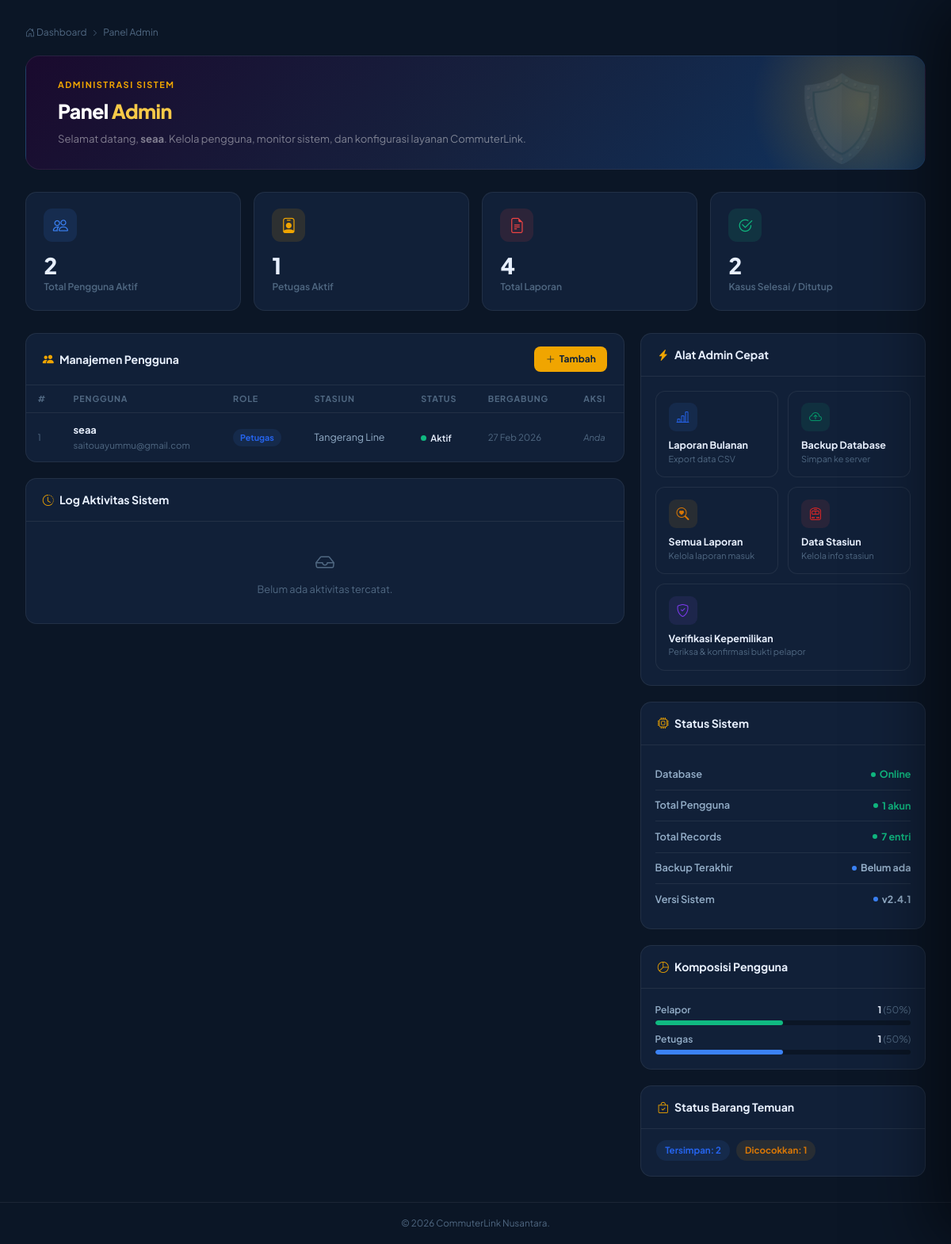
/admin.php (signed in), run on the app's committed database.
### tables this page shows
CREATE TABLE `users` (
  `id` bigint NOT NULL,
  `nama` varchar(100) NOT NULL,
  `email` varchar(100) NOT NULL,
  `no_telepon` varchar(20) DEFAULT NULL,
  `telp` varchar(20) DEFAULT NULL,
  `password` varchar(255) NOT NULL,
  `role` enum('pelapor','petugas') NOT NULL,
  `created_at` datetime DEFAULT CURRENT_TIMESTAMP,
  `created_by` bigint DEFAULT NULL,
  `updated_at` datetime DEFAULT CURRENT_TIMESTAMP ON UPDATE CURRENT_TIMESTAMP,
  `updated_by` bigint DEFAULT NULL,
  `deleted_at` datetime DEFAULT NULL,
  `deleted_by` bigint DEFAULT NULL,
  `bio` text,
  `stasiun` varchar(100) DEFAULT NULL,
  `avatar` varchar(255) DEFAULT NULL
);

### auth.php (called while the page is built, shortened)
<?php
$db_host = 'localhost';
$db_name = 'commuter_link_nusantara';
$db_user = 'root';
$db_pass = '021936';
function getDB() {
    global $db_host, $db_name, $db_user, $db_pass;
    static $pdo = null;
    if ($pdo !== null) {
        return $pdo;
    }
    try {
        $dsn = "mysql:host=$db_host;dbname=$db_name;charset=utf8mb4";
        $options = [
            PDO::ATTR_ERRMODE            => PDO::ERRMODE_EXCEPTION,
            PDO::ATTR_DEFAULT_FETCH_MODE => PDO::FETCH_ASSOC,
            PDO::ATTR_EMULATE_PREPARES   => false,
        ];
        $pdo = new PDO($dsn, $db_user, $db_pass, $options);
        return $pdo;
    } catch (\PDOException $e) {
        error_log("Database connection failed: " . $e->getMessage());
        die("Koneksi database gagal. Silakan hubungi administrator.");
    }
}
function userColumnExists(string $column) {
    static $cache = [];
    if (array_key_exists($column, $cache)) {
        return $cache[$column];
    }
    $pdo = getDB();
    try {
        $stmt = $pdo->prepare("SHOW COLUMNS FROM users LIKE ?");
        $stmt->execute([$column]);
        $cache[$column] = (bool) $stmt->fetch();
    } catch (Exception $e) {
        $cache[$column] = false;
    }
    return $cache[$column];
}
function getCurrentUser() {
    $pdo = getDB();
    $cols = ['id','nama','email','role'];
    if (userColumnExists('no_telepon')) {
        $cols[] = 'no_telepon';
    }
    $sql = 'SELECT ' . implode(',', $cols) . ' FROM users WHERE id = ?';
    $stmt = $pdo->prepare($sql);
    $stmt->execute([$_SESSION['user_id']]);
    $user = $stmt->fetch();
    return $user;
}
function requireLogin() {
    $user = getCurrentUser();
}

### admin.php (the view, shortened to what this page needs)
<?php
require_once __DIR__ . '/auth.php';
requireLogin();
$user = getCurrentUser();
$firstName = explode(' ', $user['nama'] ?? 'User')[0];
$pdo = getDB();
$stats = [];
$stats['users'] = $pdo->query("SELECT COUNT(*) FROM users WHERE deleted_at IS NULL")->fetchColumn();
$stats['petugas'] = $pdo->query("SELECT COUNT(*) FROM users WHERE role='petugas' AND deleted_at IS NULL")->fetchColumn();
$stats['laporan'] = $pdo->query("SELECT COUNT(*) FROM laporan_kehilangan WHERE deleted_at IS NULL")->fetchColumn();
$stats['resolved'] = $pdo->query("SELECT COUNT(*) FROM laporan_kehilangan WHERE status IN ('selesai','ditutup') AND deleted_at IS NULL")->fetchColumn();
$allUsers = $pdo->query("
    SELECT id, nama, email, role, stasiun, deleted_at, created_at,
           CASE WHEN deleted_at IS NULL THEN 'aktif' ELSE 'nonaktif' END AS status
    FROM users
    WHERE role = 'petugas'
    ORDER BY created_at ASC
")->fetchAll(PDO::FETCH_ASSOC);
$totalUsers    = max(1, (int)$stats['users']);
$petugasCount  = (int)$stats['petugas'];
$pelaporCount  = (int)$pdo->query("SELECT COUNT(*) FROM users WHERE role='pelapor' AND deleted_at IS NULL")->fetchColumn();
$roleData = [
    ['label'=>'Pelapor', 'count'=>$pelaporCount, 'color'=>'#10B981', 'pct'=> round($pelaporCount/$totalUsers*100)],
    ['label'=>'Petugas', 'count'=>$petugasCount, 'color'=>'#3B82F6', 'pct'=> round($petugasCount/$totalUsers*100)],
];
$systemLogs = $pdo->query("
    SELECT l.aktivitas, l.ip_address, l.created_at, u.nama
    FROM log_aktivitas l
    LEFT JOIN users u ON u.id = l.user_id
    ORDER BY l.created_at DESC
    LIMIT 8
")->fetchAll(PDO::FETCH_ASSOC);
$barangStats = $pdo->query("
    SELECT status, COUNT(*) as total
    FROM barang_temuan
    WHERE deleted_at IS NULL
    GROUP BY status
")->fetchAll(PDO::FETCH_KEY_PAIR);
$lastBackupLog = $pdo->query("
    SELECT created_at FROM log_aktivitas
    WHERE aktivitas LIKE '%backup%'
    ORDER BY created_at DESC LIMIT 1
")->fetchColumn();
$lastBackupStr = $lastBackupLog ? date('d M Y · H.i', strtotime($lastBackupLog)) : 'Belum ada';
?>
<!DOCTYPE html>
<html lang="id" data-theme="dark" data-accent="amber" data-fontsize="md" data-compact="false" data-anim="on">
<head>
<link href="https://cdn.jsdelivr.net/npm/bootstrap@5.3.0/dist/css/bootstrap.min.css" rel="stylesheet">
<link href="https://cdn.jsdelivr.net/npm/bootstrap-icons@1.11.0/font/bootstrap-icons.css" rel="stylesheet">
</head>
<body>
<main class="page-content">
    <div class="breadcrumb-nav fade-up">
        <a href="index_petugas.php"><i class="bi bi-house-door"></i> Dashboard</a>
        <i class="bi bi-chevron-right" style="font-size:.55rem;"></i>
        <span>Panel Admin</span>
    </div>
    <div class="page-banner fade-up">
        <div class="banner-label">Administrasi Sistem</div>
        <div class="banner-title">Panel <span>Admin</span></div>
        <div class="banner-sub">Selamat datang, <strong><?= htmlspecialchars($firstName) ?></strong>. Kelola pengguna, monitor sistem, dan konfigurasi layanan CommuterLink.</div>
    </div>
    <div class="stat-grid fade-up delay-1">
        <div class="stat-card">
            <div class="stat-icon si-blue"><i class="bi bi-people"></i></div>
            <div class="stat-num"><?= $stats['users'] ?></div>
            <div class="stat-label">Total Pengguna Aktif</div>
        </div>
        <div class="stat-card">
            <div class="stat-icon si-gold"><i class="bi bi-person-badge"></i></div>
            <div class="stat-num"><?= $stats['petugas'] ?></div>
            <div class="stat-label">Petugas Aktif</div>
        </div>
        <div class="stat-card">
            <div class="stat-icon si-red"><i class="bi bi-file-earmark-text"></i></div>
            <div class="stat-num"><?= $stats['laporan'] ?></div>
            <div class="stat-label">Total Laporan</div>
        </div>
        <div class="stat-card">
            <div class="stat-icon si-green"><i class="bi bi-check2-circle"></i></div>
            <div class="stat-num"><?= $stats['resolved'] ?></div>
            <div class="stat-label">Kasus Selesai / Ditutup</div>
        </div>
    </div>
    <div class="admin-grid fade-up delay-2">
        <div style="display:flex;flex-direction:column;gap:1.25rem;">
            <div class="cl-card">
                <div class="cl-head">
                    <div class="cl-head-title"><i class="bi bi-people-fill"></i> Manajemen Pengguna</div>
                    <button onclick="openAddUser()" class="btn-add"><i class="bi bi-plus-lg"></i> Tambah</button>
                </div>
                <div style="overflow-x:auto;">
                    <table class="users-table">
                        <thead>
                            <tr>
                                <th>#</th>
                                <th>Pengguna</th>
                                <th>Role</th>
                                <th>Stasiun</th>
                                <th>Status</th>
                                <th>Bergabung</th>
                                <th>Aksi</th>
                            </tr>
                        </thead>
                        <tbody>
                        <?php if (empty($allUsers)): ?>
                            <tr>
                                <td colspan="7" style="text-align:center;color:var(--text-3);padding:2rem;font-size:.8rem;">
                                    Belum ada data pengguna.
                                </td>
                            </tr>
                        <?php else: ?>
                            <?php foreach ($allUsers as $i => $u):
                                $isAktif   = is_null($u['deleted_at']);
                                $isSelf    = (int)$u['id'] === (int)($user['id'] ?? 0);
                                $joinDate  = date('d M Y', strtotime($u['created_at']));
                                $stasiunTxt = $u['stasiun'] ?: '—';
                            ?>
                            <tr>
                                <td style="color:var(--text-3);font-size:.72rem;"><?= $i + 1 ?></td>
                                <td>
                                    <div class="u-name"><?= htmlspecialchars($u['nama']) ?></div>
                                    <div class="u-email"><?= htmlspecialchars($u['email']) ?></div>
                                </td>
                                <td><span class="role-badge r-<?= $u['role'] ?>"><?= ucfirst($u['role']) ?></span></td>
                                <td style="font-size:.78rem;color:var(--text-2);"><?= htmlspecialchars($stasiunTxt) ?></td>
                                <td>
                                    <span class="status-dot">
                                        <span class="<?= $isAktif ? 'dot-green' : 'dot-red' ?>"></span>
                                        <?= $isAktif ? 'Aktif' : 'Nonaktif' ?>
                                    </span>
                                </td>
                                <td style="font-size:.72rem;color:var(--text-3);"><?= $joinDate ?></td>
                                <td>
                                    <?php if ($isSelf): ?>
                                        <span style="font-size:.7rem;color:var(--text-3);font-style:italic;">Anda</span>
                                    <?php endif; ?>
                                </td>
                            </tr>
                            <?php endforeach; ?>
                        <?php endif; ?>
                        </tbody>
                    </table>
                </div>
            </div>
            <div class="cl-card">
                <div class="cl-head">
                    <div class="cl-head-title"><i class="bi bi-clock-history"></i> Log Aktivitas Sistem</div>
                </div>
                <?php if (empty($systemLogs)): ?>
                    <div class="log-empty"><i class="bi bi-inbox" style="font-size:1.5rem;display:block;margin-bottom:.5rem;"></i>Belum ada aktivitas tercatat.</div>
                <?php endif; ?>
            </div>
        </div>
        <div style="display:flex;flex-direction:column;gap:1.25rem;">
            <div class="cl-card">
                <div class="cl-head"><div class="cl-head-title"><i class="bi bi-lightning-charge-fill"></i> Alat Admin Cepat</div></div>
                <div class="quick-tools">
                    <a href="reports.php" class="tool-btn">
                        <div class="tool-icon" style="background:rgba(59,130,246,.1);color:#2563EB;"><i class="bi bi-bar-chart-line"></i></div>
                        <div><div class="tool-label">Laporan Bulanan</div><div class="tool-desc">Export data CSV</div></div>
                    </a>
                    <a href="#" class="tool-btn" onclick="confirmBackup();return false;">
                        <div class="tool-icon" style="background:rgba(16,185,129,.1);color:#059669;"><i class="bi bi-cloud-arrow-up"></i></div>
                        <div><div class="tool-label">Backup Database</div><div class="tool-desc">Simpan ke server</div></div>
                    </a>
                    <a href="laporan.php" class="tool-btn">
                        <div class="tool-icon" style="background:rgba(245,158,11,.1);color:#D97706;"><i class="bi bi-search-heart"></i></div>
                        <div><div class="tool-label">Semua Laporan</div><div class="tool-desc">Kelola laporan masuk</div></div>
                    </a>
                    <a href="stations.php" class="tool-btn">
                        <div class="tool-icon" style="background:rgba(239,68,68,.1);color:#DC2626;"><i class="bi bi-train-front"></i></div>
                        <div><div class="tool-label">Data Stasiun</div><div class="tool-desc">Kelola info stasiun</div></div>
                    </a>
                    <a href="verifikasi_ownership.php" class="tool-btn" style="grid-column:span 2;">
                        <div class="tool-icon" style="background:rgba(139,92,246,.1);color:#7C3AED;"><i class="bi bi-shield-check"></i></div>
                        <div><div class="tool-label">Verifikasi Kepemilikan</div><div class="tool-desc">Periksa & konfirmasi bukti pelapor</div></div>
                    </a>
                </div>
            </div>
            <div class="cl-card">
                <div class="cl-head"><div class="cl-head-title"><i class="bi bi-cpu"></i> Status Sistem</div></div>
                <div style="padding:1.1rem;">
                    <?php
                    $totalRecords = (int)$stats['laporan'] + (int)$pdo->query("SELECT COUNT(*) FROM barang_temuan")->fetchColumn();
                    $sysItems = [
                        ['label' => 'Database',         'val' => 'Online',           'ok' => true],
                        ['label' => 'Total Pengguna',    'val' => count($allUsers) . ' akun', 'ok' => true],
                        ['label' => 'Total Records',     'val' => $totalRecords . ' entri',    'ok' => true],
                        ['label' => 'Backup Terakhir',   'val' => $lastBackupStr,     'ok' => false],
                        ['label' => 'Versi Sistem',      'val' => 'v2.4.1',           'ok' => false],
                    ];
                    foreach ($sysItems as $s): ?>
                    <div class="sys-row">
                        <span class="sys-label"><?= $s['label'] ?></span>
                        <span class="sys-val <?= $s['ok'] ? '' : 'neutral' ?>">
                            <span class="sys-dot"></span>
                            <?= $s['val'] ?>
                        </span>
                    </div>
                    <?php endforeach; ?>
                </div>
            </div>
            <div class="cl-card">
                <div class="cl-head"><div class="cl-head-title"><i class="bi bi-pie-chart"></i> Komposisi Pengguna</div></div>
                <div style="padding:1.1rem;display:flex;flex-direction:column;gap:.6rem;">
                    <?php foreach ($roleData as $r): ?>
                    <div>
                        <div style="display:flex;justify-content:space-between;font-size:.75rem;margin-bottom:4px;">
                            <span style="font-weight:600;color:var(--text-2);"><?= $r['label'] ?></span>
                            <span style="font-weight:700;color:var(--text);"><?= $r['count'] ?> <span style="color:var(--text-3);font-weight:400;">(<?= $r['pct'] ?>%)</span></span>
                        </div>
                        <div style="height:6px;background:var(--bg);border-radius:99px;overflow:hidden;">
                            <div style="height:100%;width:<?= $r['pct'] ?>%;background:<?= $r['color'] ?>;border-radius:99px;transition:width .6s ease;"></div>
                        </div>
                    </div>
                    <?php endforeach; ?>
                </div>
            </div>
            <div class="cl-card">
                <div class="cl-head"><div class="cl-head-title"><i class="bi bi-bag-check"></i> Status Barang Temuan</div></div>
                <div class="barang-chips">
                    <?php
                    $bColors = [
                        'tersimpan'   => ['bg'=>'rgba(59,130,246,.1)', 'color'=>'#2563EB'],
                        'dicocokkan'  => ['bg'=>'rgba(245,158,11,.1)', 'color'=>'#D97706'],
                        'diklaim'     => ['bg'=>'rgba(139,92,246,.1)', 'color'=>'#7C3AED'],
                        'diserahkan'  => ['bg'=>'rgba(16,185,129,.1)', 'color'=>'#059669'],
                    ];
                    if (empty($barangStats)): ?>
                        <span style="font-size:.78rem;color:var(--text-3);">Belum ada barang temuan.</span>
                    <?php else: foreach ($barangStats as $status => $total):
                        $bc = $bColors[$status] ?? ['bg'=>'rgba(148,163,184,.1)','color'=>'#64748B'];
                    ?>
                    <span class="bchip" style="background:<?= $bc['bg'] ?>;color:<?= $bc['color'] ?>;">
                        <?= ucfirst($status) ?>: <?= $total ?>
                    </span>
                    <?php endforeach; endif; ?>
                </div>
            </div>
        </div>
    </div>
</main>
<footer style="padding:1.1rem 2rem;border-top:1px solid var(--border);font-size:.73rem;color:var(--text-3);text-align:center;">&copy; <?= date('Y') ?> CommuterLink Nusantara.</footer>
<div class="sp-overlay" id="spOverlay" onclick="closeSettings()"></div>
</body>
</html>

### data on the page
users: nama "seaa", email "saitouayummu@gmail.com", role "Petugas", stasiun "Tangerang Line", shows "Aktif", created_at "27 Feb 2026", shows "Anda"

### other printed values
$stats['users'] "2"
$stats['petugas'] "1"
$stats['laporan'] "4"
$stats['resolved'] "2"
$s['label'] "Database"
$s['val'] "Online"
$s['label'] "Total Pengguna"
$s['val'] "1 akun"
$s['label'] "Total Records"
$s['val'] "7 entri"
$s['label'] "Backup Terakhir"
$s['val'] "Belum ada"
$s['label'] "Versi Sistem"
$s['val'] "v2.4.1"
$r['label'] "Pelapor"
